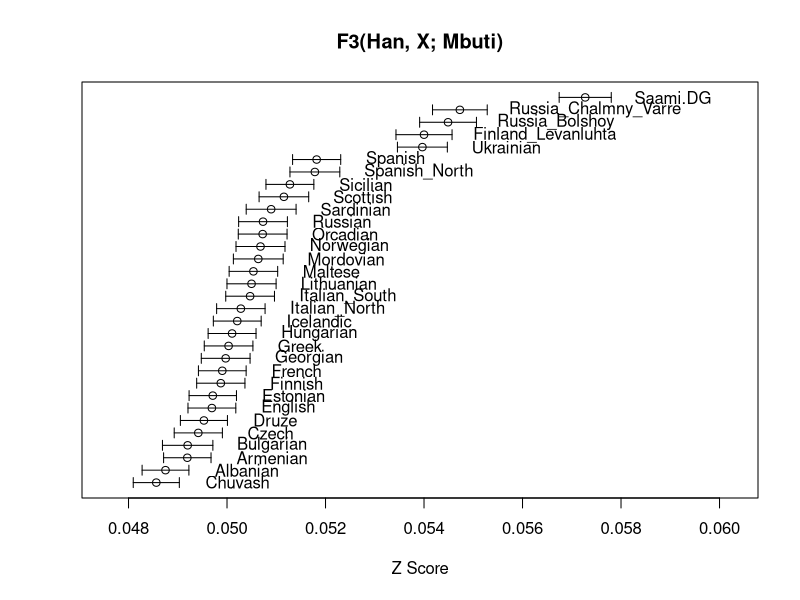

Generate this figure with R:
## ---- chunk 1
d <- read.csv("fstats_working/outgroupf3_europe.tsv", sep = "\t")
## ---- chunk 2
head(d)
## ---- chunk 3
#| fig-height: 8
#| fig-width: 8
#| out-width: "100%"
#| fig-align: "center"
order <- order(d$Estimate_Total)
plot(d$Estimate_Jackknife[order], seq_along(d$b),
     xlab="Z Score", ylab=NA, yaxt = "n",
     xlim = c(min(d$Estimate_Jackknife) - 0.001, max(d$Estimate_Jackknife) + 0.003),
     main = "F3(Han, X; Mbuti)")
text(d$Estimate_Jackknife[order]+0.001, seq_along(d$b), labels = d$b, adj=0)
arrows(d$Estimate_Jackknife[order] - d$StdErr_Jackknife[order], seq_along(d$b),
       d$Estimate_Jackknife[order] + d$StdErr_Jackknife[order], seq_along(d$b),
       length=0.05, angle=90, code=3)
